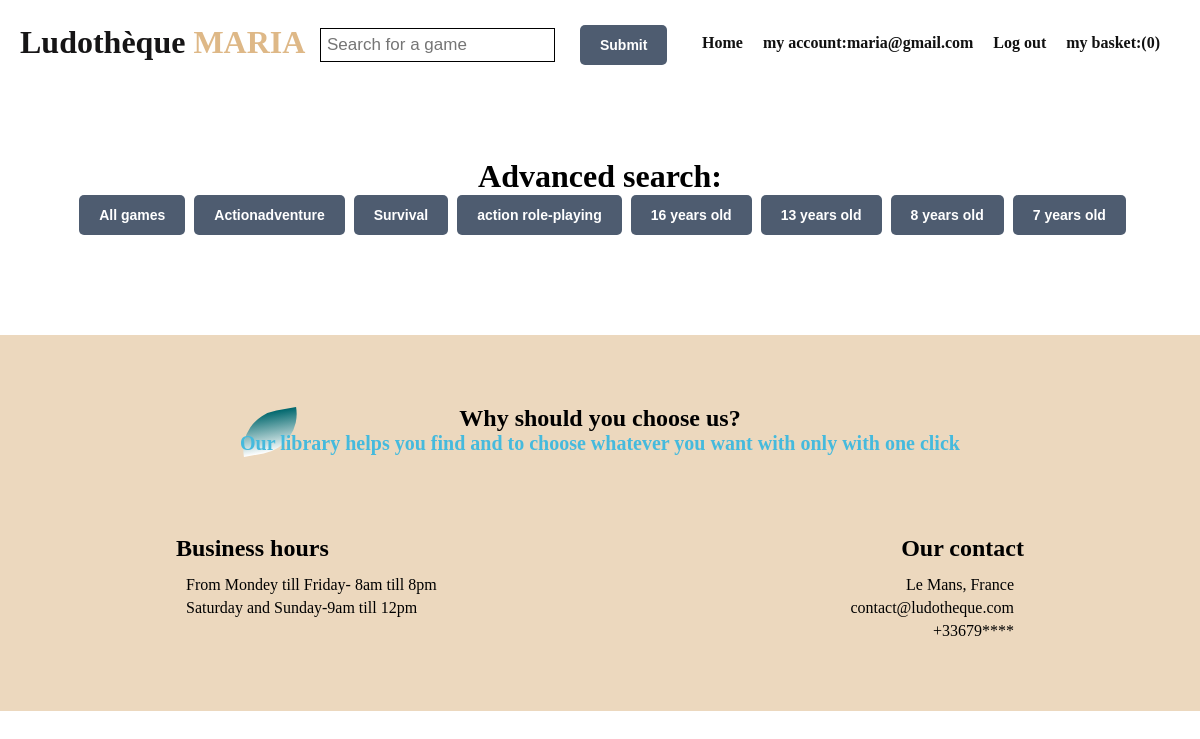
Screenshot of /page-jeux.php?page=product&gametype=action role-playing (signed in) with the database file from the repository.
### tables this page shows
CREATE TABLE IF NOT EXISTS `gametype` (
  `id` int(255) NOT NULL,
  `gametype` text NOT NULL
);

CREATE TABLE IF NOT EXISTS `minage` (
  `id` int(255) NOT NULL,
  `minage` varchar(255) NOT NULL
);

### page-jeux.php (the view, shortened to what this page needs)
<?php
 require_once 'config.php';
$num_items_in_cart = isset($_SESSION['cart']) ? count($_SESSION['cart']) : 0;
   $reqGameType = $bdd->prepare('SELECT * FROM gametype ORDER BY id DESC');
   $reqGameType->execute();
   $GameTypes= $reqGameType->fetchAll(PDO::FETCH_OBJ);
   $reqGameAge = $bdd->prepare('SELECT * FROM minage ORDER BY id DESC');
   $reqGameAge->execute();
   $GameAges= $reqGameAge->fetchAll(PDO::FETCH_OBJ);
?>
<!DOCTYPE html>
<html lang="fr">
<head>
    <link rel="stylesheet" href="css/style.css">
</head>
<body>
    <header>
        <a href="index.php" class="logo">Ludothèque <span>MARIA</span></a>
        <div class="searchinput">
        <form action="Page-searched-jeux.php" method="GET">
            <input type="search" name="s" placeholder="Search for a game">
            <input type="submit" name="submit" class="button">
       </form>
       </div>
        <ul class="navigation">
                <li><a href="index.php">Home</a></li>
                <?php if(!empty($_SESSION['user'])) : ?>
                  <li><a href="profil.php">my account:<?php echo $_SESSION['user']?></a></li>
                  <li><a href="deconnexion.php">Log out</a></li>
                  <?php else:?>
                   <li><a href="login.php">Log in</a></li>
                <?php endif;?>
                <li><a href="cart2.php">my basket:(<span><?php echo $num_items_in_cart ?></span>)</a></li>
        </ul>
    </header>
    <main>
        <br>
        <br>
        <br>
        <br>
        <br>
        <br>
      <div class ="filter" align="center">
        <h1>Advanced search:</h1>
        <a href="page-jeux.php"><button type="button" class="button">All games</button></a>
          <?php foreach($GameTypes as $gameType): ?>
                <a href="page-jeux.php?page=product&gametype=<?=$gameType->gametype?>"><button type="button" class="button"><?=$gameType->gametype?></button></a>
          <?php endforeach; ?>
          <?php foreach($GameAges as $gameage): ?>
                <a href="page-jeux.php?page=product&minage=<?=$gameage->minage?>"><button type="button" class="button"><?=$gameage->minage?></button></a>
          <?php endforeach; ?>
      </div>
      <div class="products">
       </div>
  </main>
    <section class="pied-de-page" id="pied-de-page">
        <div class="texte-pied">
            <h1>Why should you choose us?</h1>
            <p>Our library helps you find and to choose whatever you want with only with one click</p>
        </div>
        <div class="pied">
            <div class="pied-g">
                <h1>Business hours</h1>
                <p><i class="fas fa-clock"></i> From Mondey till Friday- 8am till 8pm</p>
                <p><i class="fas fa-clock"></i> Saturday and Sunday-9am till 12pm</p>
            </div>
            <div class="pied-d">
                <h1>Our contact</h1>
                <p>Le Mans, France <i class="fas fa-map-marker-alt"></i></p>
                <p>contact@ludotheque.com <i class="fas fa-envelope-open-text"></i></p>
                <p>+33679**** <i class="fas fa-mobile-alt"></i></p>
            </div>
        </div>
    </section>
 </body>
 </html>

### css/style.css (style rules this page uses)
* { padding: 0; margin:0; box-sizing: border-box; }
.pied-de-page { width:100%; padding: 70px; }
.texte-pied { padding-bottom: 70px; text-align: center; }
.texte-pied p { margin: auto; font-size: 20px; color: rgb(69, 186, 221); font-weight: bold; position: relative; z-index: 1; display: inline-block; }
.texte-pied p::after { content: ""; background: linear-gradient(#00676d,#ffff); height: 40px; width: 60px; position: absolute; top: -20px; left: 0; z-index: -1; transform: rotate(-10deg); border-bottom-right-radius: 40px; border-top-left-radius: 40px; }
.pied-de-page { padding: 100px 0 20 px; background: rgb(236, 216, 190); position: relative; }
.pied { width: 80%; margin: 0 auto; display: flex; justify-content: space-between; flex-wrap: wrap; }
.pied-d { text-align: right; }
.pied h1 { margin: 10px 0; }
header { position: fixed; top: 0%; left: 0%; padding: 20px; width: 100%; z-index: 1; display: flex; justify-content: space-between; align-items: center; transition: 0,5s; background: #E31818(230, 236, 236); }
.logo { color: rgb(22, 21, 22); font-weight: bold; font-size: 2em; text-decoration: none; }
.logo span { color: burlywood; }
.navigation { display: flex; position: relative; }
.navigation li { list-style: none; }
.navigation a { color: rgb(17, 17, 17); text-decoration: none; margin-left: 20px; font-weight: 700; }
main .products { display: flex; flex-wrap: wrap; align-items: center; justify-content: space-between; padding: 40px 0 0 0; padding-bottom: 60px; }
.searchinput { float: left; }
.searchinput input[type=search] { padding: 6px; border: none; margin-top: 8px; margin-right: 16px; font-size: 17px; border: 1px solid black; }
.button { margin-left: 5px; padding: 12px 20px; border: 0; background: #4e5c70; color: #FFFFFF; font-size: 14px; font-weight: bold; cursor: pointer; border-radius: 5px; }
.filter { margin-top: 50px ; }

### rows the page displays
gametype: gametype "Actionadventure"
gametype: gametype "Survival"
gametype: gametype "action role-playing"
minage: minage "16 years old"
minage: minage "13 years old"
minage: minage "8 years old"
minage: minage "7 years old"

### other values shown
$_SESSION['user'] "maria@gmail.com"
$num_items_in_cart "0"
